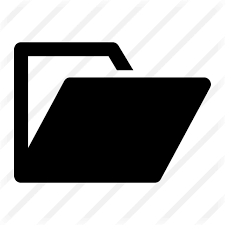
#> input picture images/open.png, 225 x 225 px, given in place of template.jpg, which was not available
$ python -i ImageRestore.py   (imports and definitions only)
#> lines starting #> are read from the running program, lines starting #| are printed output that depends on the picture; after the words box and inside, x2 and y2 are one past the last pixel; in counts of white or black regions, pixels touching at a corner belong together; pictures that were not available may be replaced by others from this repository, and a replacement may not be noted
import numpy as np
import cv2
import imutils


class ImageRestore:
    def __init__(self):
        self.template = cv2.imread('images/template.jpg')
#> self.template is the input picture: shape (225, 225, 3); min 0, max 255, mean 158.6
        self.template = cv2.resize(self.template, dsize=(1300, 1300), interpolation=cv2.INTER_AREA)
#> self.template: shape (1300, 1300, 3)
        self.crop_template = self.crop_images(self.template)
#> in crop_images, `blur = cv2.GaussianBlur(gray, (25, 25), 0)`:
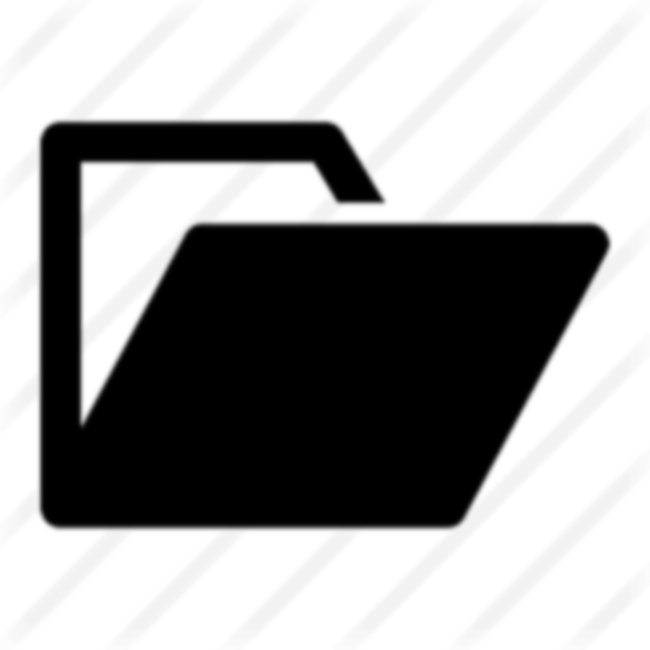
#> blur: shape (1300, 1300) (shown at 1/2 size); min 0, max 255, mean 158.6
#> in crop_images, `thresh = cv2.threshold(blur, 0, 255, cv2.THRESH_BINARY_INV + cv2.THRES..`:
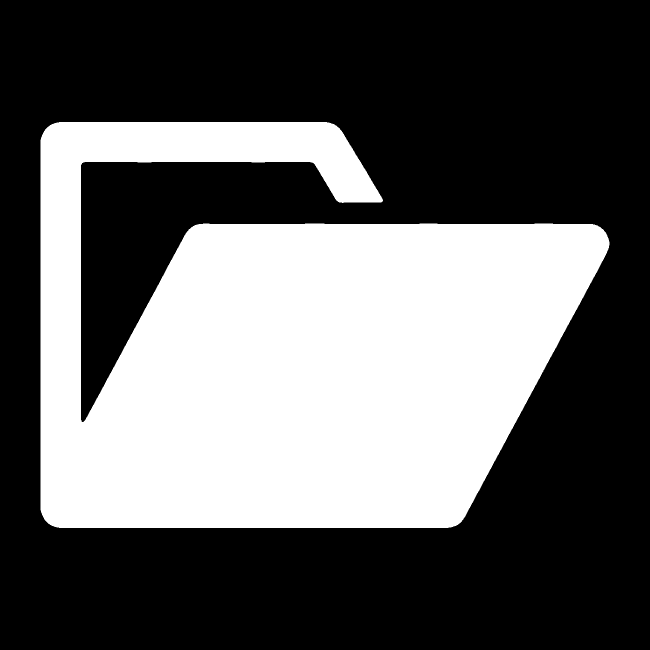
#> thresh: shape (1300, 1300) (shown at 1/2 size); 37.2% white; 1 white region, box (x1, y1, x2, y2) and area: (81, 244, 1219, 1056) 628588
#> in crop_images, `opening = cv2.morphologyEx(thresh, cv2.MORPH_OPEN, noise_kernel, itera..`: opening: shape (1300, 1300); 37.2% white; 1 white region, box (x1, y1, x2, y2) and area: (81, 244, 1219, 1056) 628582
#> in crop_images, `close = cv2.morphologyEx(opening, cv2.MORPH_CLOSE, close_kernel, itera..`: close: shape (1300, 1300); 37.2% white; 1 white region, box (x1, y1, x2, y2) and area: (81, 244, 1219, 1056) 628861
#> in crop_images, `coords = cv2.findNonZero(close)`: coords = contour of 628861 points, box (x1, y1, x2, y2) (81, 244, 1219, 1056), area 11338
#> in crop_images, `x, y, w, h = cv2.boundingRect(coords)`: x = 81; y = 244; w = 1138; h = 812
#> in crop_images, `cv2.rectangle(image, (x, y), (x + w, y + h), (36, 255, 12), 2)`:
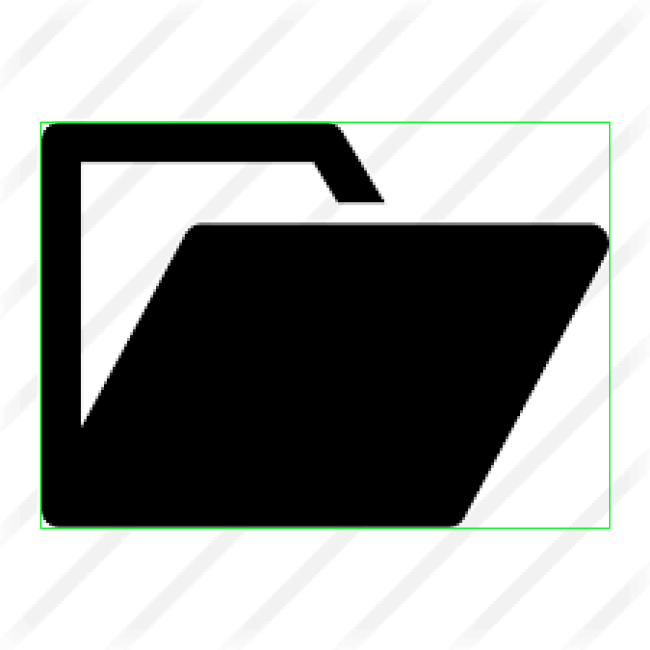
#> image: shape (1300, 1300, 3) (shown at 1/2 size); mean B, G, R 157.7, 159.2, 157.6
#> in crop_images, `crop = original[y:y + h, x:x + w]`:
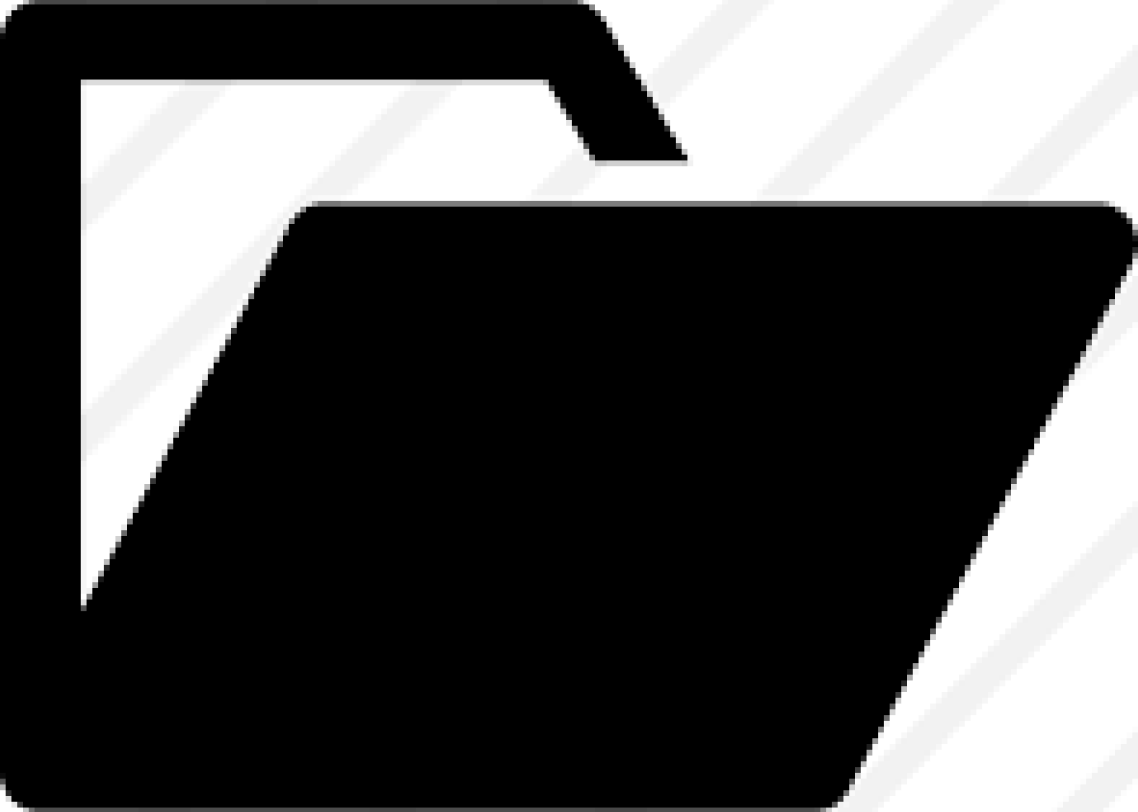
#> crop: shape (812, 1138, 3); min 0, max 255, mean 81.1

    def restore_image(self, imageName):
        self.image = cv2.imread(imageName)
        self.image = cv2.resize(self.image, dsize=(1300, 1300), interpolation=cv2.INTER_AREA)
        self.crop_image = self.crop_images(self.image)
        self.aligned = self.align_images(self.crop_image, self.crop_template, debug=True)

        #cv2.imshow('asd',self.aligned)
        #cv2.waitKey(0)
        return self.aligned
        # crop_image = rotate_images(crop_image)


    def align_images(self, image, template, maxFeatures=500, keepPercent=0.2, debug=False):
#> called with maxFeatures = 500, keepPercent = 0.2, debug = True
        imageGray = cv2.cvtColor(image, cv2.COLOR_BGR2GRAY)
        templateGray = cv2.cvtColor(template, cv2.COLOR_BGR2GRAY)

        # [5 lines of commented-out code are left out]

        orb = cv2.ORB_create(maxFeatures)
        (kpsA, descsA) = orb.detectAndCompute(imageGray, None)
#> kpsA = 440 keypoints; strongest (x, y, size): (684, 157, 44.6), (985, 534, 37.2), (681, 154, 111.1), (83, 81, 64.3)
        (kpsB, descsB) = orb.detectAndCompute(templateGray, None)
#> kpsB has the same summary as kpsA

        method = cv2.DESCRIPTOR_MATCHER_BRUTEFORCE_HAMMING
        matcher = cv2.DescriptorMatcher_create(method)
        matches = matcher.match(descsA, descsB, None)
#> matches = 440 matches

        matches = sorted(matches, key=lambda x: x.distance)

        keep = int(len(matches) * keepPercent)
#> keep = 88
        matches = matches[:keep]
#> matches = 88 matches

        if debug:
            matchedVis = cv2.drawMatches(image, kpsA, template, kpsB,
                                         matches, None)
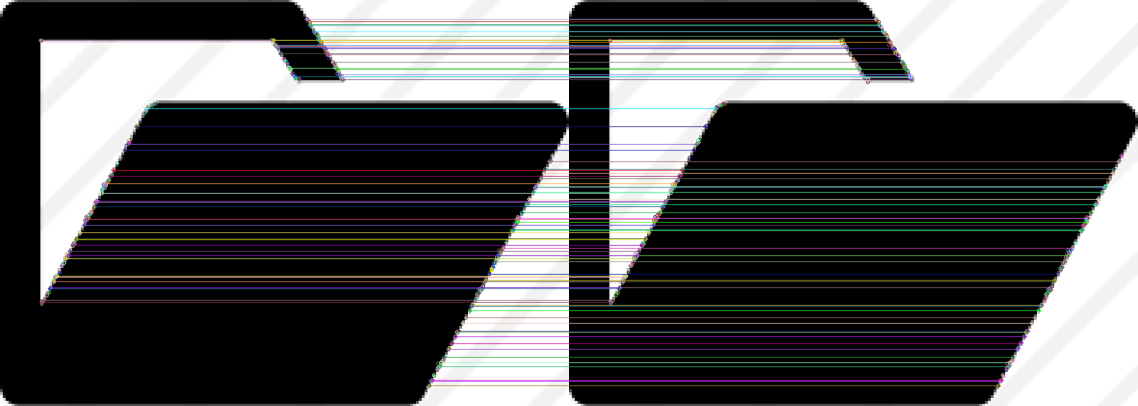
#> matchedVis: shape (812, 2276, 3) (shown at 1/2 size); mean B, G, R 85.3, 85, 84.9
            matchedVis = imutils.resize(matchedVis, width=700)
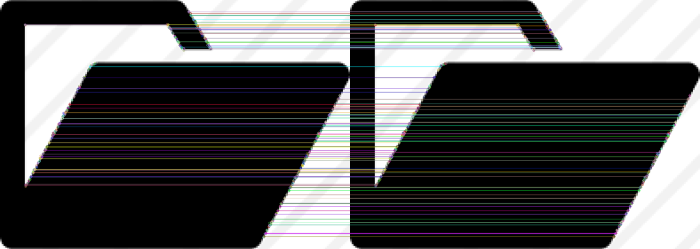
#> matchedVis: shape (249, 700, 3); mean B, G, R 85.3, 85, 84.9
            #cv2.imshow("Matched Keypoints", matchedVis)
            #cv2.waitKey(0)

            ptsA = np.zeros((len(matches), 2), dtype="float")
#> ptsA = 88 pairs, first value 0 to 0, second value 0 to 0
            ptsB = np.zeros((len(matches), 2), dtype="float")
#> ptsB = 88 pairs, first value 0 to 0, second value 0 to 0

            for (i, m) in enumerate(matches):
                ptsA[i] = kpsA[m.queryIdx].pt
                ptsB[i] = kpsB[m.trainIdx].pt
#> this loop made 88 passes
#> after the loop, ptsA = 88 pairs, first value 81 to 1098, second value 38 to 771; ptsB has the same summary as ptsA

            (H, mask) = cv2.findHomography(ptsA, ptsB, method=cv2.RANSAC)
#> H = [[1, -1.71e-16, -1.38e-13], [1.58e-16, 1, -1.88e-14], [3.19e-19, -5.16e-19, 1]]; mask = 88 values from 1 to 1
            (h, w) = template.shape[:2]
#> h = 812; w = 1138
            aligned = cv2.warpPerspective(image, H, (w, h))

            return aligned

    def crop_images(self, image):
        original = image.copy()
        gray = cv2.cvtColor(image, cv2.COLOR_BGR2GRAY)
        blur = cv2.GaussianBlur(gray, (25, 25), 0)
        thresh = cv2.threshold(blur, 0, 255, cv2.THRESH_BINARY_INV + cv2.THRESH_OTSU)[1]
        # Perform morph operations, first open to remove noise, then close to combine
        noise_kernel = cv2.getStructuringElement(cv2.MORPH_RECT, (3, 3))
        opening = cv2.morphologyEx(thresh, cv2.MORPH_OPEN, noise_kernel, iterations=2)
        close_kernel = cv2.getStructuringElement(cv2.MORPH_RECT, (7, 7))
        close = cv2.morphologyEx(opening, cv2.MORPH_CLOSE, close_kernel, iterations=3)
        # Find enclosing boundingbox and crop ROI
        coords = cv2.findNonZero(close)
        x, y, w, h = cv2.boundingRect(coords)
        cv2.rectangle(image, (x, y), (x + w, y + h), (36, 255, 12), 2)
        crop = original[y:y + h, x:x + w]
        # [5 lines of commented-out code are left out]
        return crop

    def rotate_images(self, image):
        gray = cv2.cvtColor(image, cv2.COLOR_BGR2GRAY)
        gray = cv2.bitwise_not(gray)

        thresh = cv2.threshold(gray, 0, 255,
                               cv2.THRESH_BINARY | cv2.THRESH_OTSU)[1]
        coords = np.column_stack(np.where(thresh > 0))
        angle = cv2.minAreaRect(coords)[-1]

        if angle < -45:
            angle = -(90 + angle)
        else:
            angle = - angle
        (h, w) = image.shape[:2]
        center = (w // 2, h // 2)
        M = cv2.getRotationMatrix2D(center, angle, 1.0)
        rotated = cv2.warpAffine(image, M, (w, h),
                                 flags=cv2.INTER_CUBIC, borderMode=cv2.BORDER_REPLICATE)
        cv2.putText(rotated, "Angle: {:.2f} degrees".format(angle),
                    (10, 30), cv2.FONT_HERSHEY_SIMPLEX, 0.7, (0, 0, 255), 2)
        # show the output image
        print("[INFO] angle: {:.3f}".format(angle))
        cv2.imshow("Rotated", rotated)
        cv2.waitKey(0)
        return rotated


# [124 lines of commented-out code are left out]

>>> result = ImageRestore().restore_image('images/open.png')
